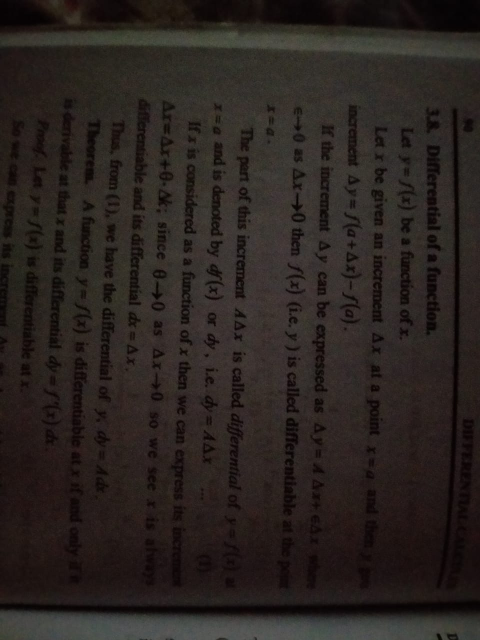
#> input picture bookpage.jpeg, 960 x 1280 px (shown at 1/2 size)
$ python image_thresh.py
#> lines starting #> are read from the running program, lines starting #| are printed output that depends on the picture; after the words box and inside, x2 and y2 are one past the last pixel; in counts of white or black regions, pixels touching at a corner belong together
import cv2

# Load and prepare the image
img = cv2.imread("bookpage.jpeg", 0)
#> img: shape (1280, 960); min 0, max 96, mean 37.2
img = cv2.resize(img, (0, 0), fx = 0.7, fy = 0.7)
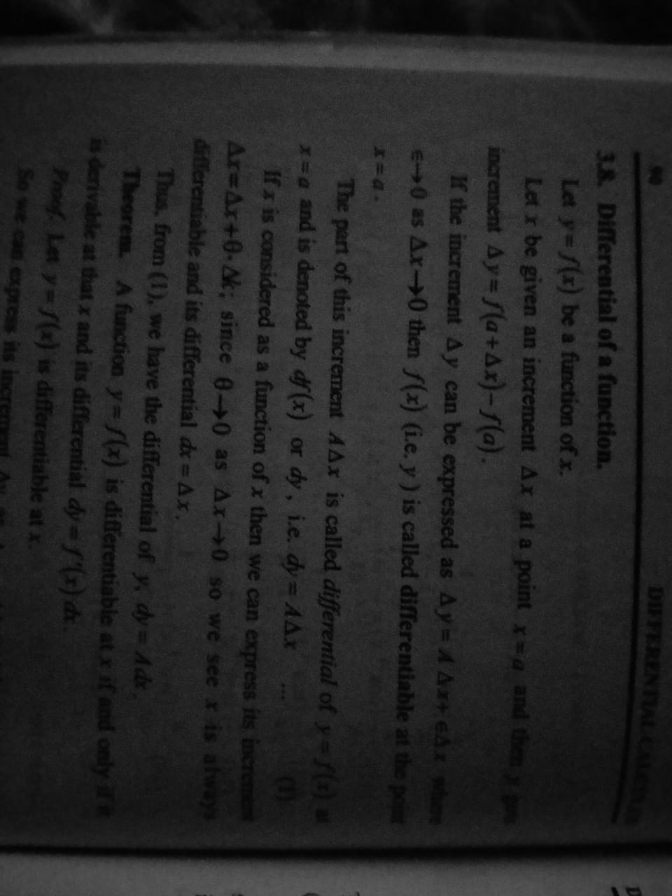
#> img: shape (896, 672); min 1, max 92, mean 37.1
img = cv2.rotate(img, cv2.ROTATE_90_COUNTERCLOCKWISE)
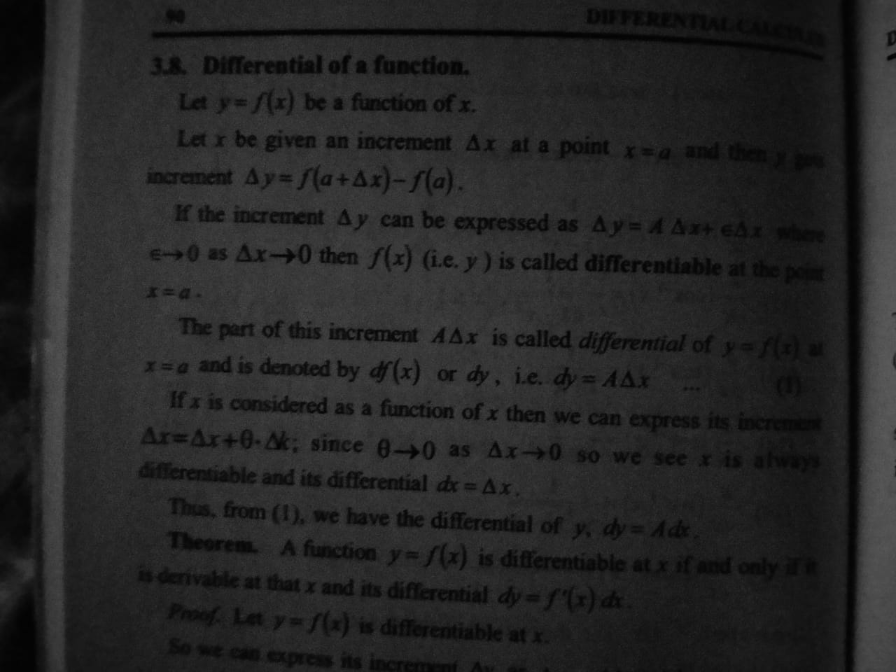
#> img: shape (672, 896); min 1, max 92, mean 37.1

# Apply thresholding to the image
thresh = cv2.adaptiveThreshold(img, 255, cv2.ADAPTIVE_THRESH_GAUSSIAN_C, cv2.THRESH_BINARY, 29, 4)
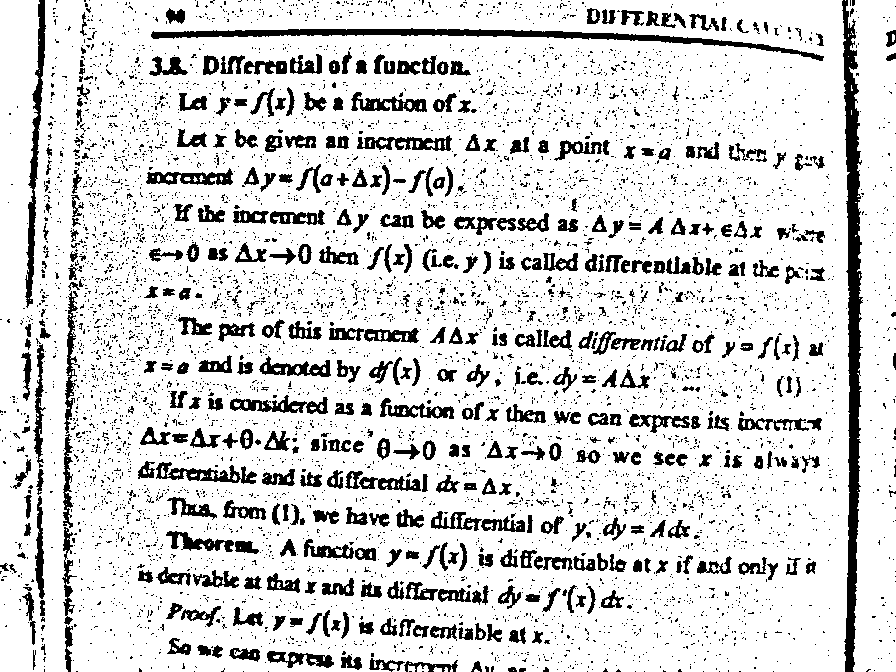
#> thresh: shape (672, 896); 84.3% white; 6413 black regions (5942 under 20 px), largest, box (x1, y1, x2, y2) and area: (842, 0, 863, 672) 6961, (151, 28, 824, 61) 3981, (25, 0, 46, 308) 1845

# Display the original image and the resulting image
cv2.imshow("Image", img)
cv2.imshow("Result", thresh)

cv2.waitKey(0)
cv2.destroyAllWindows()
